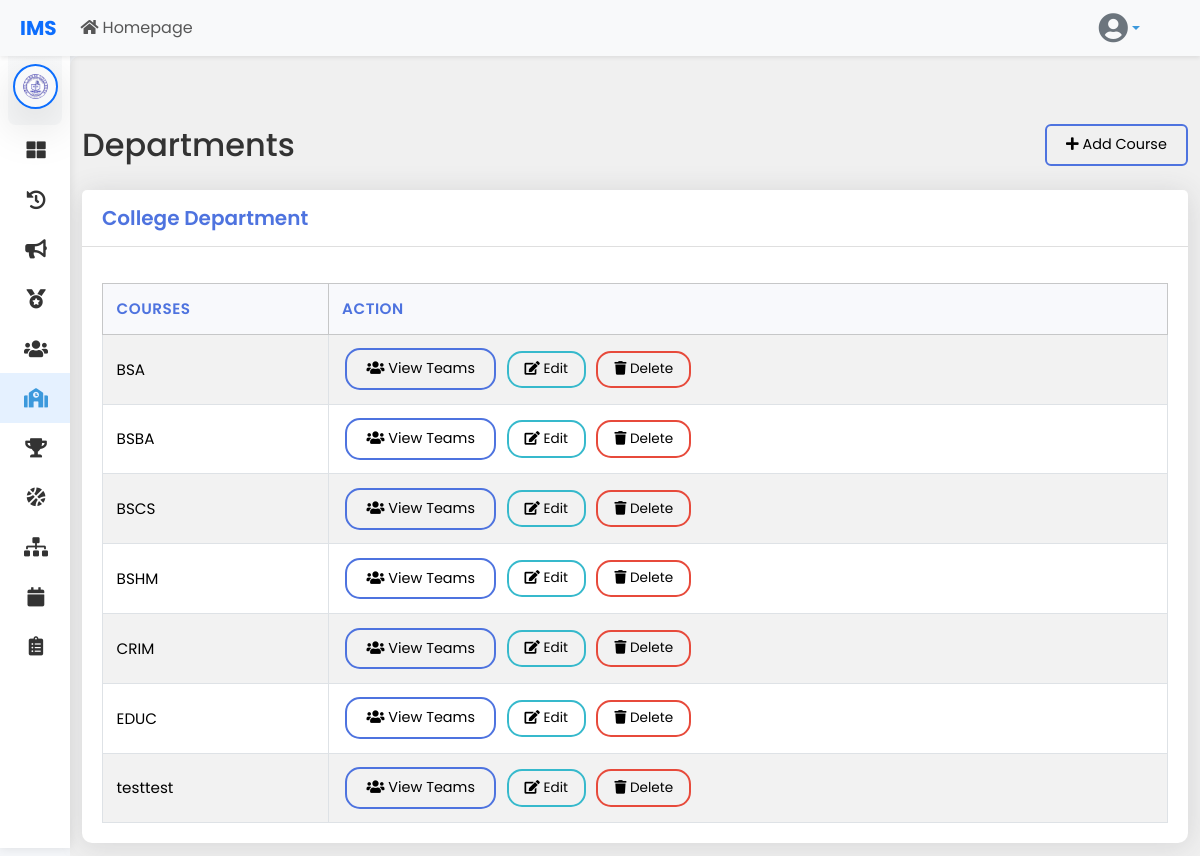
The page /departments/departments.php?selected_department_id=1 (signed in) on the database its author committed.
### tables this page shows
CREATE TABLE `schools` (
  `school_id` int(11) NOT NULL,
  `logo` varchar(255) DEFAULT NULL,
  `school_name` varchar(255) NOT NULL,
  `school_code` varchar(50) NOT NULL,
  `address` text DEFAULT NULL,
  `created_at` timestamp NOT NULL DEFAULT current_timestamp(),
  `updated_at` timestamp NOT NULL DEFAULT current_timestamp() ON UPDATE current_timestamp()
);

CREATE TABLE `grade_section_course` (
  `id` int(11) NOT NULL,
  `department_id` int(11) NOT NULL,
  `grade_level` enum('Grade 1','Grade 2','Grade 3','Grade 4','Grade 5','Grade 6','Grade 7','Grade 8','Grade 9','Grade 10','Grade 11','Grade 12') DEFAULT NULL,
  `strand` varchar(64) DEFAULT NULL,
  `section_name` varchar(50) DEFAULT NULL,
  `course_name` varchar(100) DEFAULT NULL,
  `Points` int(11) DEFAULT 0
);

### departments/departments.php (the view, shortened to what this page needs)
<?php
$conn = con();
$school_id = $_SESSION['school_id'];
$department_name = $_SESSION['department_name'];
$selected_department_id = isset($_GET['selected_department_id']) ? intval($_GET['selected_department_id']) : null;
$sql = "
    SELECT gsc.id, gsc.grade_level, gsc.section_name, gsc.course_name, d.department_name, gsc.strand, d.id as department_id
    FROM grade_section_course AS gsc
    JOIN departments AS d ON gsc.department_id = d.id
    WHERE d.school_id = ?";
if ($selected_department_id) {
    $sql .= " AND d.id = ?";
    $dept_id_to_use = $selected_department_id;
}
$sql .= " ORDER BY d.department_name, gsc.grade_level, gsc.section_name, gsc.course_name";
$stmt = $conn->prepare($sql);
if (isset($dept_id_to_use)) {
    $stmt->bind_param("ii", $school_id, $dept_id_to_use);
} else {
    $stmt->bind_param("i", $school_id);
}
$stmt->execute();
$result = $stmt->get_result();
$sections_by_department = [];
while ($row = $result->fetch_assoc()) {
    $department = $row['department_name'] ?? 'Unknown Department';
    $grade = $row['grade_level'];
    $name = ($department == 'College') ? $row['course_name'] : $row['section_name'];
    $sections_by_department[$department][$grade][] = [
        'id' => $row['id'],
        'name' => $name,
        'strand' => $row['strand'] ?? ''
    ];
}
include '../navbar/navbar.php';
?>
<!DOCTYPE html>
<html lang="en">
<head>
    <link href="https://cdn.jsdelivr.net/npm/bootstrap@5.3.3/dist/css/bootstrap.min.css" rel="stylesheet">
    <link rel="stylesheet" href="https://cdnjs.cloudflare.com/ajax/libs/font-awesome/5.15.4/css/all.min.css">
    <link rel="stylesheet" href="../styles/dashboard.css">
</head>
<body>
    <div class="wrapper">
        <?php
        $current_page = 'departments';
        include '../department_admin/sidebar.php';
        ?>
        <div id="content">
            <div class="container mt-5">
                <div class="d-flex justify-content-between align-items-center">
                    <h2 class="mb-0">Departments</h2>
                    <button type="button" class="btn btn-primary" data-bs-toggle="modal" data-bs-target="#addSectionModal">
                        <i class="fas fa-plus"></i>
                        <?php echo ($role == 'School Admin') ? 'Add' : (($department_name == 'College') ? 'Add Course' : 'Add Section'); ?>
                    </button>
                </div>
            </div>
            <div class="container mt-4">
                <?php foreach ($sections_by_department as $department_name => $grades): ?>
                    <div class="card">
                        <div class="card-header">
                            <h5><?php echo htmlspecialchars($department_name); ?> Department</h5>
                        </div>
                        <div class="card-body">
                            <?php foreach ($grades as $grade_level => $items): ?>
                                <div class="mt-3">
                                    <div class="table-responsive">
                                        <table class="table table-striped table-bordered">
                                            <thead class="table-light">
                                                <tr>
                                                    <th><?php echo ($department_name === 'College') ? 'Courses' : 'Sections'; ?></th>
                                                    <th>Action</th>
                                                </tr>
                                            </thead>
                                            <tbody>
                                                <?php foreach ($items as $item): ?>
                                                    <tr>
                                                        <td><?php echo htmlspecialchars($item['name']); ?></td>
                                                        <td>
                                                            <a href="../teams/adminteams.php?grade_section_course_id=<?php echo $item['id']; ?>" class="btn btn-primary btn-sm">
                                                                <i class="fas fa-users"></i> View Teams
                                                            </a>
                                                            <button class="btn btn-info btn-sm edit-btn"
                                                                data-id="<?php echo $item['id']; ?>"
                                                                data-department="<?php echo htmlspecialchars($department_name); ?>"
                                                                data-grade="<?php echo htmlspecialchars($grade_level); ?>">
                                                                <i class="fas fa-edit"></i> Edit
                                                            </button>
                                                            <button class="btn btn-danger btn-sm delete-section" data-bs-toggle="modal" data-bs-target="#deleteSectionModal" data-id="<?php echo $item['id']; ?>">
                                                                <i class="fas fa-trash"></i> Delete
                                                            </button>
                                                        </td>
                                                    </tr>
                                                <?php endforeach; ?>
                                            </tbody>
                                        </table>
                                    </div>
                                </div>
                            <?php endforeach; ?>
                        </div>
                    </div>
                <?php endforeach; ?>
            </div>
        </div>
    </div>
</body>
</html>

### department_admin/sidebar.php (shortened to what this page needs)
<?php
$school_id = $_SESSION['school_id'];
$role = $_SESSION['role'];
$conn = con();
$stmt = $conn->prepare("SELECT logo, school_name FROM schools WHERE school_id = ?");
$stmt->bind_param("i", $school_id);
$stmt->execute();
$result = $stmt->get_result();
$school = $result->fetch_assoc();
?>
<nav id="sidebar" class="mt-0 mt-sm-2 mt-md-3 mt-lg-4 mt-xl-5 overflow-auto">
    <div class="sidebar-header-logo text-center p-3 bg-light bg-gradient rounded-3 mx-2">
        <div class="d-flex justify-content-center align-items-center logo-container">
            <div class="position-relative logo-wrapper">
                <img src="../uploads/logos/<?php echo htmlspecialchars($school['logo']); ?>"
                    alt="<?php echo htmlspecialchars($school['school_name']); ?>"
                    class="img-fluid rounded-circle shadow-lg border border-2 border-primary p-2 logo-image"
                    style="max-width: 110px; height: auto; object-fit: contain;">
            </div>
        </div>
    </div>
    <ul class="list-unstyled components">
        <li class="<?php echo ($current_page == 'admindashboard') ? 'active' : ''; ?>">
            <a href="<?php echo ($role === 'School Admin') ? '../school_admin/schooladmindashboard.php' : '../department_admin/departmentadmindashboard.php'; ?>">
                <i class="fas fa-th-large"></i>
            </a>
        </li>
        <li class="<?php echo ($current_page == 'Logs') ? 'active' : ''; ?>">
            <a href="../user_logs/user_logs.php">
                <i class="fas fa-history"></i>
            </a>
        </li>
        <li class="<?php echo ($current_page == 'adminannouncement') ? 'active' : ''; ?>">
            <a href="../announcements/adminannouncement.php">
                <i class="fas fa-bullhorn"></i>
            </a>
        </li>
        <li class="<?php echo ($current_page == 'pointingsystem') ? 'active' : ''; ?>">
            <a href="../pointing_system/pointing_system.php">
                <i class="fas fa-medal"></i>
            </a>
        </li>
        <li class="nav-item">
            <a href="#usersSubmenu" data-bs-toggle="collapse" aria-expanded="false" class="dropdown-toggle <?php echo ($current_page == 'committeelist') ? 'active' : ''; ?>">
                <i class="fas fa-users"></i>
            </a>
        </li>
        <li class="nav-item">
            <a href="#departmentsSubmenu" data-bs-toggle="collapse" aria-expanded="false" class="dropdown-toggle <?php echo ($current_page == 'departments') ? 'active' : ''; ?>">
                <i class="fas fa-school"></i>
            </a>
        </li>
        <li class="nav-item">
            <a href="../rankings/leaderboards.php" class="<?php echo ($current_page == 'leaderboards') ? 'active' : ''; ?>">
                <i class="fas fa-trophy"></i>
            </a>
        </li>
        <li class="<?php echo ($current_page == 'games') ? 'active' : ''; ?>">
            <a href="../games/games.php">
                <i class="fas fa-basketball-ball"></i>
            </a>
        </li>
        <li class="nav-item">
            <a href="../brackets/admin_brackets.php" class="<?php echo ($current_page == 'Brackets') ? 'active' : ''; ?>">
                <i class="fas fa-sitemap"></i>
            </a>
        </li>
        <li class="nav-item">
            <a href="../schedule/schedule.php" class="<?php echo ($current_page == 'schedule') ? 'active' : ''; ?>">
                <i class="fas fa-calendar"></i>
            </a>
        </li>
        <li class="nav-item">
            <a href="#matchlistSubmenu" data-bs-toggle="collapse" aria-expanded="false" class="dropdown-toggle <?php echo ($current_page == 'matchlist') ? 'active' : ''; ?>">
                <i class="fas fa-clipboard-list"></i>
            </a>
        </li>
    </ul>
</nav>

### styles/dashboard.css (style rules this page uses)
:root { --primary-color: #3C99DC; --secondary-color: #23b788; --accent-color: #DE2C7C; --background-color: #f4f6f9; --sidebar-color: #2C3E50; --sidebar-hover-color: #1A252F; --text-color: #ffffff; --card-bg-color: #ffffff; --card-text-color: #333333; --sidebar-width: 250px; --sidebar-mini-width: 70px; --transition-speed: 0.3s; --body-bg: #f4f6f9; }
body { font-family: 'Poppins', sans-serif; background: var(--background-color); color: var(--card-text-color); margin: 0; padding: 0; overflow-x: hidden; }
a { color: var(--primary-color); text-decoration: none; transition: color 0.3s; }
h2 { color: var(--card-text-color); }
html, body { height: 100%; margin: 0; padding: 0; overflow-x: hidden; }
#sidebar { min-width: var(--sidebar-mini-width); max-width: var(--sidebar-mini-width); position: fixed; left: 0; top: 0; z-index: 999; transition: all var(--transition-speed); background: var(--card-bg-color); box-shadow: 0 0 10px rgba(0, 0, 0, 0.1); overflow-y: auto; height: 100vh; padding-bottom: 60px; }
.logo-image { width: 45px; transition: all var(--transition-speed); }
#sidebar ul { padding: 0; margin: 0; list-style: none; }
#sidebar ul li a { padding: 0.8rem 1rem; display: flex; align-items: center; white-space: nowrap; overflow: hidden; color: var(--card-text-color); text-decoration: none; transition: all var(--transition-speed); }
#sidebar ul li a i { min-width: calc(var(--sidebar-mini-width) - 30px); text-align: center; font-size: 1.2rem; margin-right: 0.75rem; }
#sidebar .active { background-color: rgba(0, 123, 255, 0.1); color: var(--primary-color); }
#content { width: calc(100% - var(--sidebar-mini-width)); margin-left: var(--sidebar-mini-width); min-height: 100vh; transition: all var(--transition-speed); position: relative; padding-top: 20px; border-top-left-radius: 10px; background-color: #f0f0f0; }

### departments/departments.php (style rules this page uses)
.card { border: none; transition: all 0.3s ease; border-radius: 10px; margin-bottom: 1rem; box-shadow: 0 0.15rem 1.75rem 0 rgba(58, 59, 69, 0.15); }
.card-header { padding: 1rem 1.25rem; background-color: white; border-bottom: 1px solid rgba(0, 0, 0, .125); display: flex; justify-content: space-between; align-items: center; }
.card-header h5 { margin: 0; color: #4e73df; font-weight: 600; }
.card-body { padding: 1.25rem; }
.table { font-size: 0.95rem; margin-bottom: 0; }
.table> :not(caption)>*>* { padding: 0.85rem; }
.table th { font-weight: 600; color: #4e73df; border-top: none; background-color: #f8f9fc; font-size: 0.95rem; text-transform: uppercase; letter-spacing: 0.5px; }
.table td { vertical-align: middle; font-size: 0.95rem; color: black; }
.btn-sm { padding: 0.4rem 1rem; font-size: 0.85rem; border-radius: 15px; margin: 0 0.2rem; border-width: 2px; }
.btn-danger { background-color: transparent; border: 2px solid #e74a3b; color: black; }
.btn-info { background-color: transparent; border: 2px solid #36b9cc; color: black; }
.btn-primary { background-color: transparent; border: 2px solid #4e73df; color: black; padding: 0.5rem 1.2rem; font-size: 0.9rem; }

### rows shown on the page
schools: logo (picture)
grade_section_course: course_name "BSA"
grade_section_course: course_name "BSBA"
grade_section_course: course_name "BSCS"
grade_section_course: course_name "BSHM"
grade_section_course: course_name "CRIM"
grade_section_course: course_name "EDUC"
grade_section_course: course_name "testtest"

### other values the page prints
$department_name "College"
